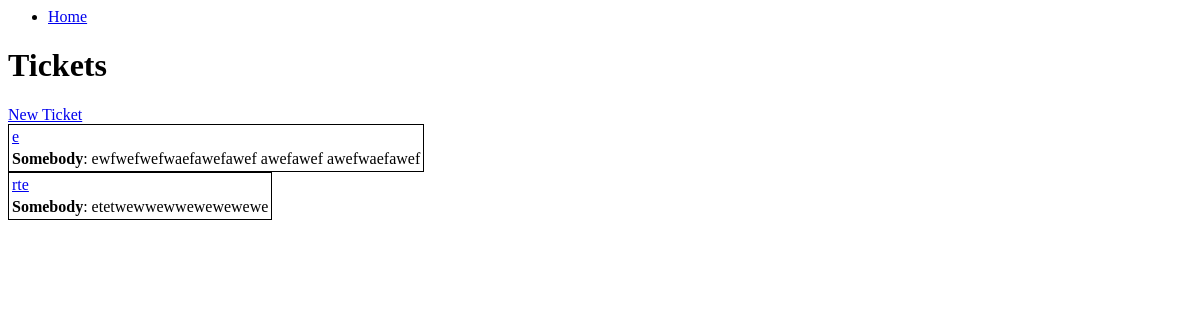
The page /index on the database as committed earlier.
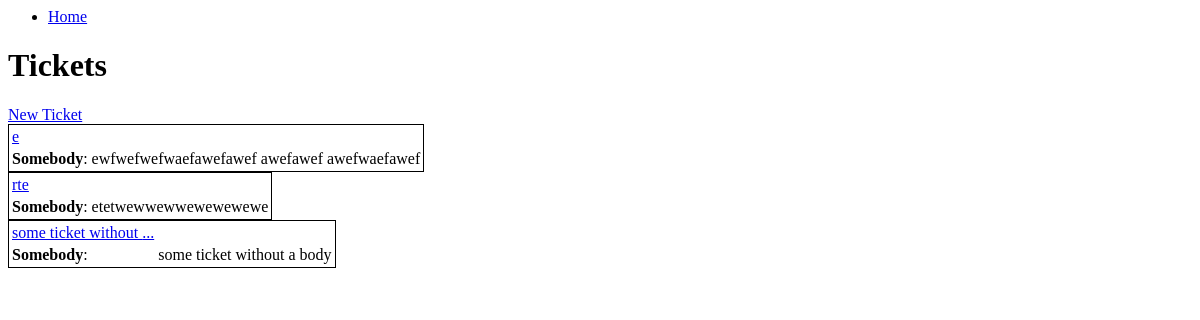
The same page on the database as committed later.
### app/models.py (models this page shows, shortened)
class Ticket(db.Model):
	id = db.Column(db.Integer, primary_key=True)
	title = db.Column(db.String(20))
	body = db.Column(db.String(400))
	created_at = db.Column(db.DateTime, index=True, default=datetime.utcnow)

### app/main/routes.py (the view)
@bp.route('/', methods=['GET'])
@bp.route('/index', methods=['GET'])
def index():
	tickets = Ticket.query.all()
	return render_template('index.html', tickets=tickets)

### app/templates/index.html
{% extends "base.html" %}
{% block content %}
	<h1>Tickets</h1>
	<a href="{{ url_for('main.create') }}">New Ticket</a>
	{% for ticket in tickets %}
		{% include '_ticket.html' %}
	{% endfor %}
{% endblock %}

### app/templates/base.html (shortened to what this page needs)
<html>
	<head>
	</head>
	<body>
		<nav class="navbar">
			<ul>
				<li><a href="{{ url_for('main.index') }}">Home</a></li>
			</ul>
		</nav>
		<div class="content">
			{% block content %}{% endblock %}
		</div>
	</body>
</html>

### app/templates/_ticket.html
<table style="border: 1px solid">
	<tr>
		<td>
			<a href="{{ url_for('main.view', id=ticket.id) }}">
			{% if ticket.title %}
				{{ ticket.title }}
			{% elif ticket.body|length > 20 %}
				{{ ticket.body[:20] }}...
			{% else %}
				{{ ticket.body }}
			{% endif %}
			</a>
		</td>
	</tr>
	<tr>
		<td>
			{% if ticket.author %}
			<strong>{{ ticket.author }}</strong>:
			{% else %}
			<strong>Somebody</strong>:
			{% endif %}
		</td>
		<td>
			{{ ticket.body }}
		</td>
	</tr>
</table>

Rows that differ between the two databases and show on the page:
added Ticket: body "some ticket without", body "some ticket without a body"
